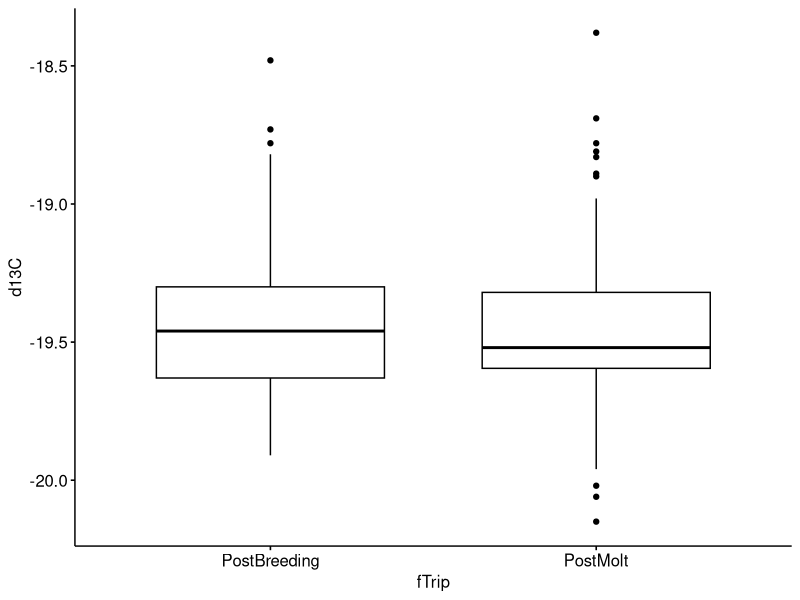
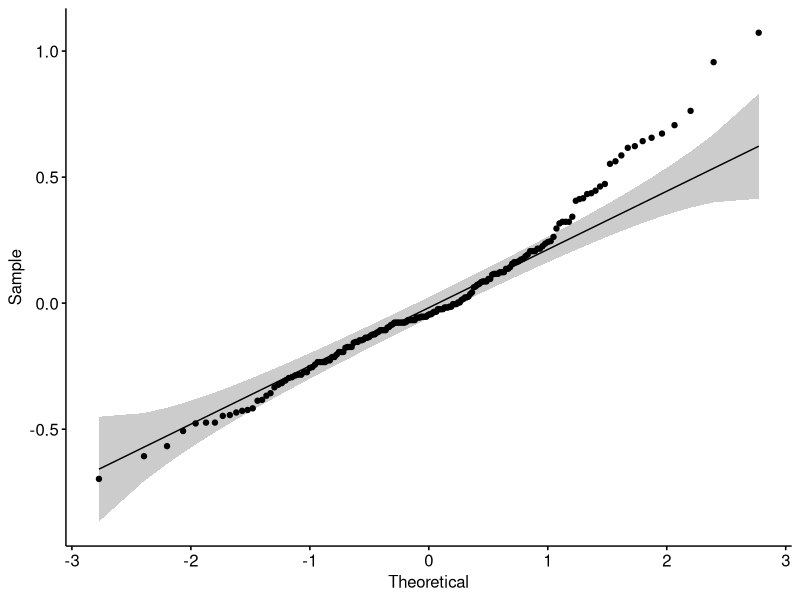
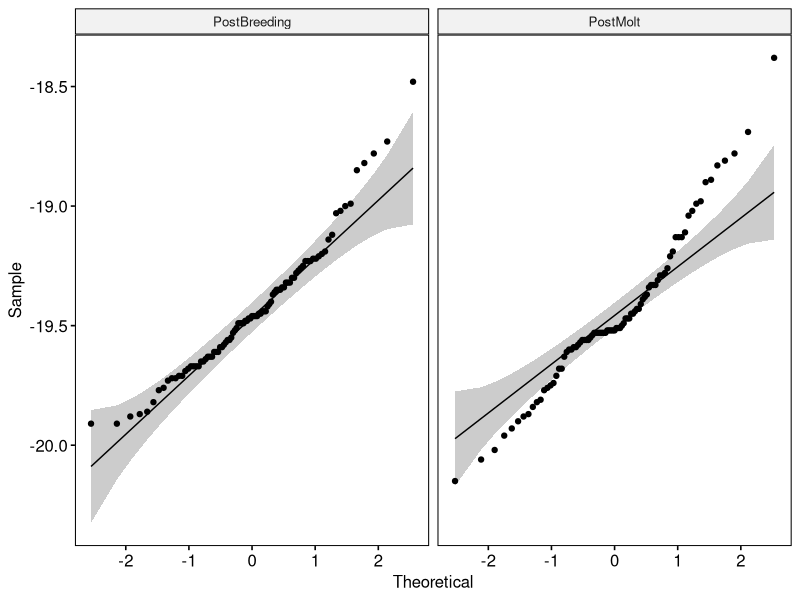
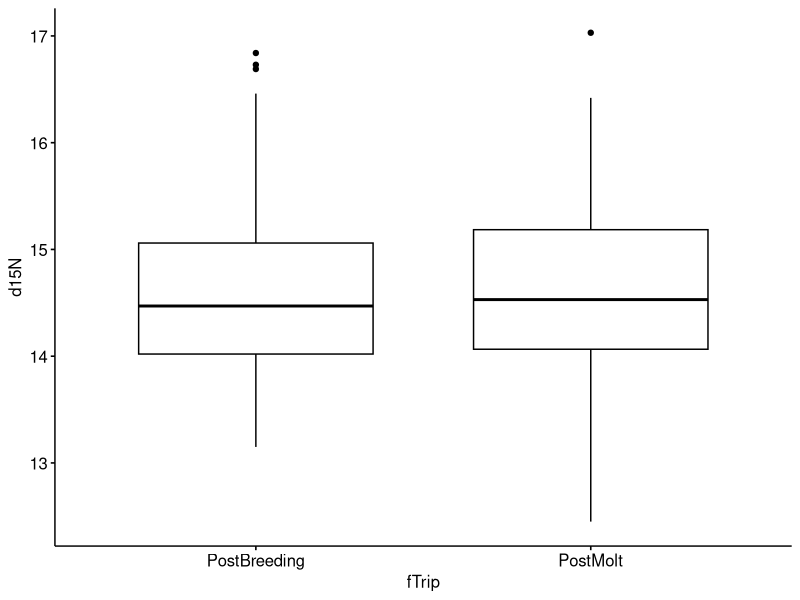
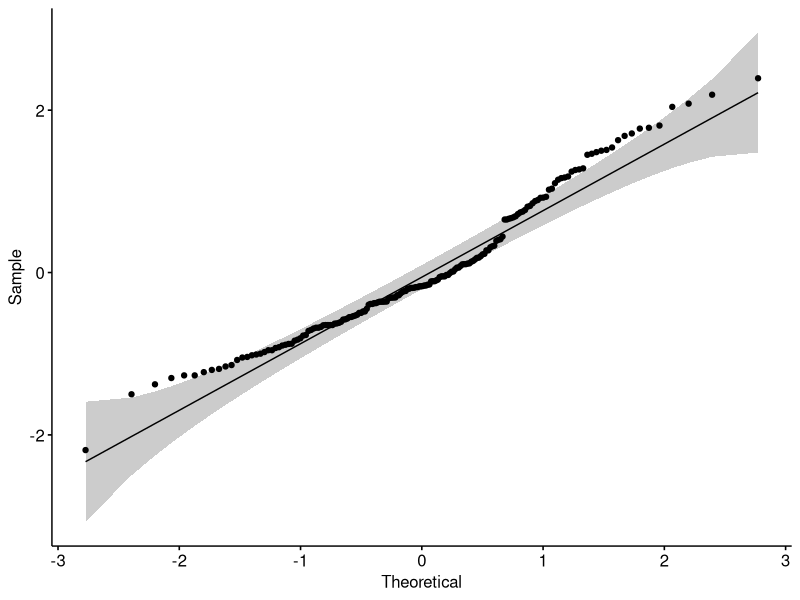
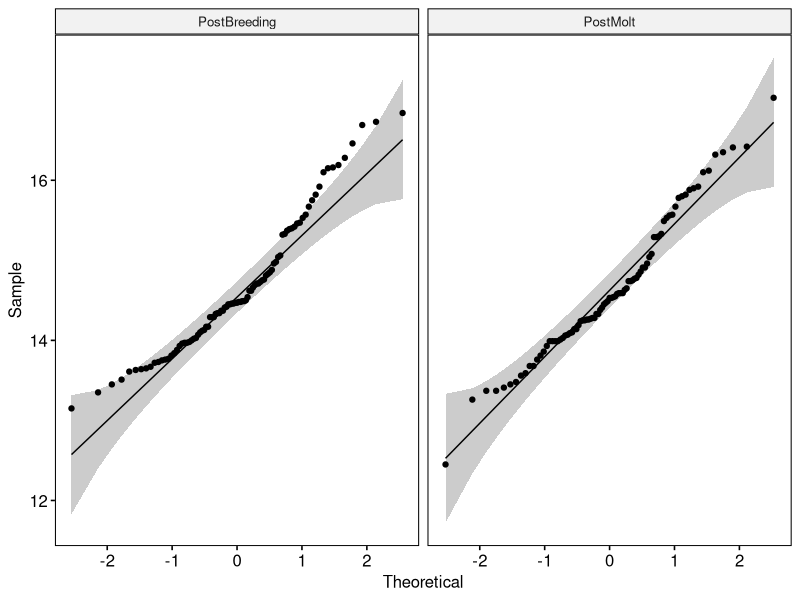
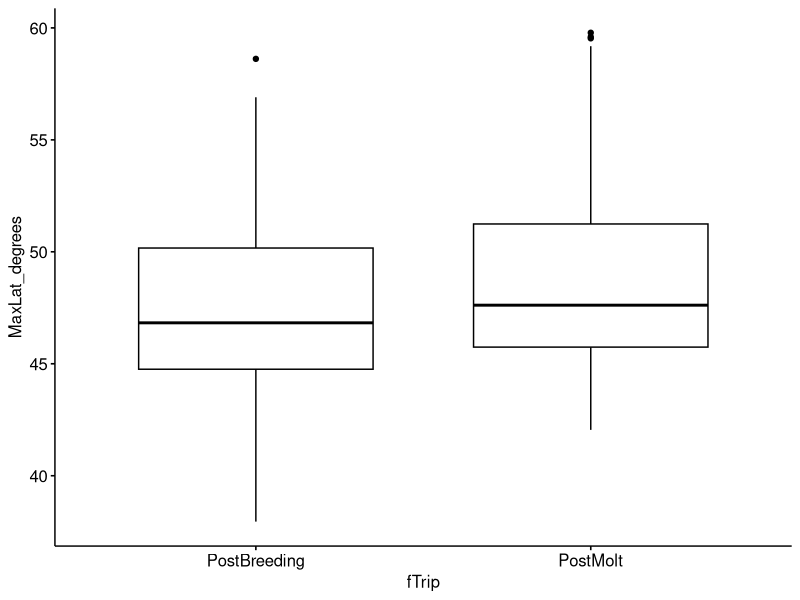
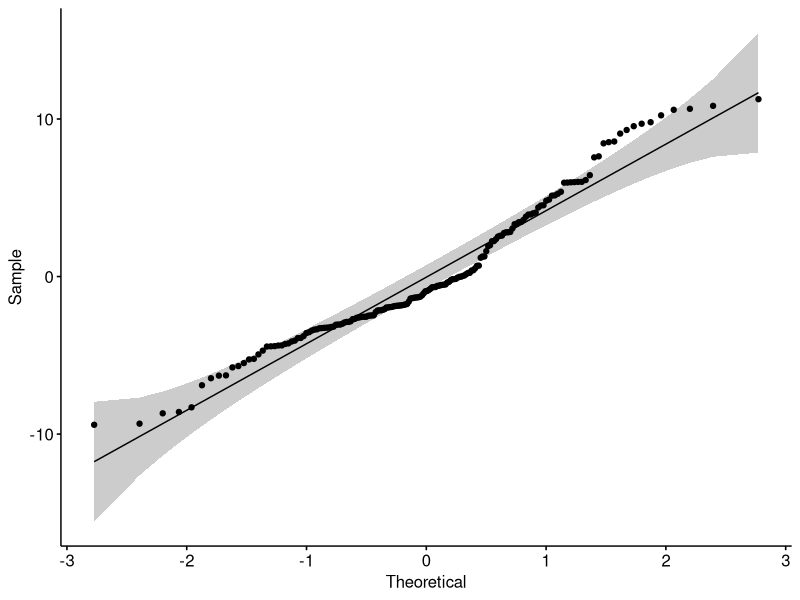

The R script that drew these images, in order:
## ---- chunk 1
knitr::opts_chunk$set(echo = TRUE)
## ---- chunk 2

library(tidyverse)
library(ggplot2)
library(psych)

## ---- chunk 3
NESEdata <- read.csv('../results/All_Clusters.csv')

Sum.All <- describe(NESEdata[,c("d13C","d15N","MaxLat_degrees","MinLon_degrees",
                                "MedianDistToContShelf_km",
                                "SdDistContShelf_km","MesoEcoProportionShelf","MesoEcoProportionCAC",
                      "MesoEcoProportionSubArcticPac","MesoEcoProportionNorthCPac","Mean_Depth_m",
                      "Mean_Depth_sd","Mean_Duration_sec","Mean_Duration_sd","Pct_TransitDives",
                      "Pct_ForagingDives","Pct_DriftDives","Pct_BenthicDives","PctTripDiving",
                      "DeepDayForageDivesMedian_m","DeepNightForageDivesMedian_m")],fast = TRUE)

Sum.Trips <- describeBy(NESEdata[,c("d13C","d15N","MaxLat_degrees","MinLon_degrees",
                                "MedianDistToContShelf_km",
                                "SdDistContShelf_km","MesoEcoProportionShelf","MesoEcoProportionCAC",
                      "MesoEcoProportionSubArcticPac","MesoEcoProportionNorthCPac","Mean_Depth_m",
                      "Mean_Depth_sd","Mean_Duration_sec","Mean_Duration_sd","Pct_TransitDives",
                      "Pct_ForagingDives","Pct_DriftDives","Pct_BenthicDives","PctTripDiving",
                      "DeepDayForageDivesMedian_m","DeepNightForageDivesMedian_m")],
                      group = NESEdata$Trip,
                      fast = TRUE)


## ---- chunk 4
NESEdata <- read.csv('../results/PB_Cluster1.csv')

Sum.PBC1 <- describe(NESEdata[,c("d13C","d15N","MaxLat_degrees","MinLon_degrees",
                                "MedianDistToContShelf_km",
                                "SdDistContShelf_km","MesoEcoProportionShelf","MesoEcoProportionCAC",
                      "MesoEcoProportionSubArcticPac","MesoEcoProportionNorthCPac","Mean_Depth_m",
                      "Mean_Depth_sd","Mean_Duration_sec","Mean_Duration_sd","Pct_TransitDives",
                      "Pct_ForagingDives","Pct_DriftDives","Pct_BenthicDives","PctTripDiving",
                      "DeepDayForageDivesMedian_m","DeepNightForageDivesMedian_m")],fast = TRUE)

NESEdata <- read.csv('../results/PB_Cluster2.csv')

Sum.PBC2 <- describe(NESEdata[,c("d13C","d15N","MaxLat_degrees","MinLon_degrees",
                                "MedianDistToContShelf_km",
                                "SdDistContShelf_km","MesoEcoProportionShelf","MesoEcoProportionCAC",
                      "MesoEcoProportionSubArcticPac","MesoEcoProportionNorthCPac","Mean_Depth_m",
                      "Mean_Depth_sd","Mean_Duration_sec","Mean_Duration_sd","Pct_TransitDives",
                      "Pct_ForagingDives","Pct_DriftDives","Pct_BenthicDives","PctTripDiving",
                      "DeepDayForageDivesMedian_m","DeepNightForageDivesMedian_m")],fast = TRUE)

NESEdata <- read.csv('../results/PB_Cluster3.csv')

Sum.PBC3 <- describe(NESEdata[,c("d13C","d15N","MaxLat_degrees","MinLon_degrees",
                                "MedianDistToContShelf_km",
                                "SdDistContShelf_km","MesoEcoProportionShelf","MesoEcoProportionCAC",
                      "MesoEcoProportionSubArcticPac","Mean_Depth_m",
                      "Mean_Depth_sd","Mean_Duration_sec","Mean_Duration_sd","Pct_TransitDives",
                      "Pct_ForagingDives","Pct_DriftDives","Pct_BenthicDives","PctTripDiving",
                      "DeepDayForageDivesMedian_m","DeepNightForageDivesMedian_m")],fast = TRUE)


## ---- chunk 5

NESEdata <- read.csv('../results/PM_Clusters.csv')


Sum.PM <- describeBy(NESEdata[,c("d13C","d15N","MaxLat_degrees","MinLon_degrees",
                                "MedianDistToContShelf_km",
                                "SdDistContShelf_km","MesoEcoProportionShelf","MesoEcoProportionCAC",
                      "MesoEcoProportionSubArcticPac","MesoEcoProportionNorthCPac","Mean_Depth_m",
                      "Mean_Depth_sd","Mean_Duration_sec","Mean_Duration_sd","Pct_TransitDives",
                      "Pct_ForagingDives","Pct_DriftDives","Pct_BenthicDives","PctTripDiving",
                      "DeepDayForageDivesMedian_m","DeepNightForageDivesMedian_m")],
                      group = NESEdata$cluster,
                      fast = TRUE)



## ---- chunk 6
library(tidyverse)
library(ggpubr)
library(rstatix)

# Between PB and PM
NESEdata <- read.csv('../results/All_Clusters.csv')
NESEdata$fTrip <- as.factor(NESEdata$Trip)
levels(NESEdata$fTrip)

# d13C
ggboxplot(NESEdata, x = "fTrip", y = "d13C")

NESEdata %>% 
  group_by(fTrip) %>%
  identify_outliers(d13C)


# Check for normality assumption

# Build the linear model
model  <- lm(d13C ~ fTrip, data = NESEdata)
# Create a QQ plot of residuals
ggqqplot(residuals(model))


# Compute Shapiro-Wilk test of normality
shapiro_test(residuals(model)) # Data are not normally distributed, but because N > 50 it's better to use the qqplot to make a decision

ggqqplot(NESEdata, "d13C", facet.by = "fTrip")

# Use a K-W test
d13C.kw <- NESEdata %>% kruskal_test(d13C ~ fTrip)
d13C.kw

# d15N
ggboxplot(NESEdata, x = "fTrip", y = "d15N")

NESEdata %>% 
  group_by(fTrip) %>%
  identify_outliers(d15N)


# Check for normality assumption

# Build the linear model
model  <- lm(d15N ~ fTrip, data = NESEdata)
# Create a QQ plot of residuals
ggqqplot(residuals(model))


# Compute Shapiro-Wilk test of normality
shapiro_test(residuals(model)) # Data are not normally distributed, but because N > 50 it's better to use the qqplot to make a decision

ggqqplot(NESEdata, "d15N", facet.by = "fTrip")

# Use a K-W test
d15N.kw <- NESEdata %>% kruskal_test(d15N ~ fTrip)
d15N.kw


## ---- chunk 7
# MaxLat_degrees
ggboxplot(NESEdata, x = "fTrip", y = "MaxLat_degrees")

NESEdata %>% 
  group_by(fTrip) %>%
  identify_outliers(MaxLat_degrees)


# Check for normality assumption

# Build the linear model
model  <- lm(MaxLat_degrees ~ fTrip, data = NESEdata)
# Create a QQ plot of residuals
ggqqplot(residuals(model))


# Compute Shapiro-Wilk test of normality
shapiro_test(residuals(model)) # Data are not normally distributed, but because N > 50 it's better to use the qqplot to make a decision

ggqqplot(NESEdata, "MaxLat_degrees", facet.by = "fTrip")

# Use a K-W test
MaxLat_degrees.kw <- NESEdata %>% kruskal_test(MaxLat_degrees ~ fTrip)
MaxLat_degrees.kw

# MinLon_degrees
ggboxplot(NESEdata, x = "fTrip", y = "MinLon_degrees")

NESEdata %>% 
  group_by(fTrip) %>%
  identify_outliers(MinLon_degrees)


# Check for normality assumption

# Build the linear model
model  <- lm(MinLon_degrees ~ fTrip, data = NESEdata)
# Create a QQ plot of residuals
ggqqplot(residuals(model))


# Compute Shapiro-Wilk test of normality
shapiro_test(residuals(model)) # Data are not normally distributed, but because N > 50 it's better to use the qqplot to make a decision

ggqqplot(NESEdata, "MinLon_degrees", facet.by = "fTrip")

# Use an ANOVA K-W test
MinLon_degrees.aov <- NESEdata %>% anova_test(MinLon_degrees ~ fTrip)
MinLon_degrees.aov

# MedianDistToContShelf_km
ggboxplot(NESEdata, x = "fTrip", y = "MedianDistToContShelf_km")

NESEdata %>% 
  group_by(fTrip) %>%
  identify_outliers(MedianDistToContShelf_km)


# Check for normality assumption

# Build the linear model
model  <- lm(MedianDistToContShelf_km ~ fTrip, data = NESEdata)
# Create a QQ plot of residuals
ggqqplot(residuals(model))


# Compute Shapiro-Wilk test of normality
shapiro_test(residuals(model)) # Data are not normally distributed, but because N > 50 it's better to use the qqplot to make a decision

ggqqplot(NESEdata, "MedianDistToContShelf_km", facet.by = "fTrip")

# Use an ANOVA K-W test
MedianDistToContShelf_km.kw <- NESEdata %>% kruskal_test(MedianDistToContShelf_km ~ fTrip)
MedianDistToContShelf_km.kw

# SdDistContShelf_km
ggboxplot(NESEdata, x = "fTrip", y = "SdDistContShelf_km")

NESEdata %>% 
  group_by(fTrip) %>%
  identify_outliers(SdDistContShelf_km)


# Check for normality assumption

# Build the linear model
model  <- lm(SdDistContShelf_km ~ fTrip, data = NESEdata)
# Create a QQ plot of residuals
ggqqplot(residuals(model))


# Compute Shapiro-Wilk test of normality
shapiro_test(residuals(model)) # Data are not normally distributed, but because N > 50 it's better to use the qqplot to make a decision

ggqqplot(NESEdata, "SdDistContShelf_km", facet.by = "fTrip")

# Use an ANOVA K-W test
SdDistContShelf_km.kw <- NESEdata %>% kruskal_test(SdDistContShelf_km ~ fTrip)
SdDistContShelf_km.kw

# MesoEcoProportionShelf
ggboxplot(NESEdata, x = "fTrip", y = "MesoEcoProportionShelf")

NESEdata %>% 
  group_by(fTrip) %>%
  identify_outliers(MesoEcoProportionShelf)


# Check for normality assumption

# Build the linear model
model  <- lm(MesoEcoProportionShelf ~ fTrip, data = NESEdata)
# Create a QQ plot of residuals
ggqqplot(residuals(model))


# Compute Shapiro-Wilk test of normality
shapiro_test(residuals(model)) # Data are not normally distributed, but because N > 50 it's better to use the qqplot to make a decision

ggqqplot(NESEdata, "MesoEcoProportionShelf", facet.by = "fTrip")

# Use an ANOVA K-W test
MesoEcoProportionShelf.kw <- NESEdata %>% kruskal_test(MesoEcoProportionShelf ~ fTrip)
MesoEcoProportionShelf.kw


#MesoEcoProportionCAC
ggboxplot(NESEdata, x = "fTrip", y = "MesoEcoProportionCAC")

NESEdata %>% 
  group_by(fTrip) %>%
  identify_outliers(MesoEcoProportionCAC)


# Check for normality assumption
# Build the linear model
model  <- lm(MesoEcoProportionCAC ~ fTrip, data = NESEdata)
# Create a QQ plot of residuals
ggqqplot(residuals(model))


# Compute Shapiro-Wilk test of normality
shapiro_test(residuals(model)) # Data are not normally distributed, but because N > 50 it's better to use the qqplot to make a decision

ggqqplot(NESEdata, "MesoEcoProportionCAC", facet.by = "fTrip")

# Use an ANOVA K-W test
MesoEcoProportionCAC.kw <- NESEdata %>% kruskal_test(MesoEcoProportionCAC ~ fTrip)
MesoEcoProportionCAC.kw

#MesoEcoProportionSubArcticPac
ggboxplot(NESEdata, x = "fTrip", y = "MesoEcoProportionSubArcticPac")

NESEdata %>% 
  group_by(fTrip) %>%
  identify_outliers(MesoEcoProportionSubArcticPac)


# Check for normality assumption
# Build the linear model
model  <- lm(MesoEcoProportionSubArcticPac ~ fTrip, data = NESEdata)
# Create a QQ plot of residuals
ggqqplot(residuals(model))


# Compute Shapiro-Wilk test of normality
shapiro_test(residuals(model)) # Data are not normally distributed, but because N > 50 it's better to use the qqplot to make a decision

ggqqplot(NESEdata, "MesoEcoProportionSubArcticPac", facet.by = "fTrip")

# Use an ANOVA K-W test
MesoEcoProportionSubArcticPac.kw <- NESEdata %>% kruskal_test(MesoEcoProportionSubArcticPac ~ fTrip)
MesoEcoProportionSubArcticPac.kw

# MesoEcoProportionNorthCPac
ggboxplot(NESEdata, x = "fTrip", y = "MesoEcoProportionNorthCPac")

NESEdata %>% 
  group_by(fTrip) %>%
  identify_outliers(MesoEcoProportionNorthCPac)


# Check for normality assumption
# Build the linear model
model  <- lm(MesoEcoProportionNorthCPac ~ fTrip, data = NESEdata)
# Create a QQ plot of residuals
ggqqplot(residuals(model))


# Compute Shapiro-Wilk test of normality
shapiro_test(residuals(model)) # Data are not normally distributed, but because N > 50 it's better to use the qqplot to make a decision

ggqqplot(NESEdata, "MesoEcoProportionNorthCPac", facet.by = "fTrip")

# Use an ANOVA K-W test
MesoEcoProportionNorthCPac.kw <- NESEdata %>% kruskal_test(MesoEcoProportionNorthCPac ~ fTrip)
MesoEcoProportionNorthCPac.kw
## ---- chunk 8

## Mean_Depth_m
ggboxplot(NESEdata, x = "fTrip", y = "Mean_Depth_m")

NESEdata %>% 
  group_by(fTrip) %>%
  identify_outliers(Mean_Depth_m)


# Check for normality assumption
# Build the linear model
model  <- lm(Mean_Depth_m ~ fTrip, data = NESEdata)
# Create a QQ plot of residuals
ggqqplot(residuals(model))


# Compute Shapiro-Wilk test of normality
shapiro_test(residuals(model)) # Data are not normally distributed, but because N > 50 it's better to use the qqplot to make a decision

ggqqplot(NESEdata, "Mean_Depth_m", facet.by = "fTrip")

# Use an ANOVA K-W test
Mean_Depth_m.kw <- NESEdata %>% kruskal_test(Mean_Depth_m ~ fTrip)
Mean_Depth_m.kw

## Mean_Depth_sd
ggboxplot(NESEdata, x = "fTrip", y = "Mean_Depth_sd")

NESEdata %>% 
  group_by(fTrip) %>%
  identify_outliers(Mean_Depth_sd)


# Check for normality assumption
# Build the linear model
model  <- lm(Mean_Depth_sd ~ fTrip, data = NESEdata)
# Create a QQ plot of residuals
ggqqplot(residuals(model))


# Compute Shapiro-Wilk test of normality
shapiro_test(residuals(model)) # Data are not normally distributed, but because N > 50 it's better to use the qqplot to make a decision

ggqqplot(NESEdata, "Mean_Depth_sd", facet.by = "fTrip")

# Use an ANOVA K-W test
Mean_Depth_sd.kw <- NESEdata %>% kruskal_test(Mean_Depth_sd ~ fTrip)
Mean_Depth_sd.kw

## Mean_Duration_sec
ggboxplot(NESEdata, x = "fTrip", y = "Mean_Duration_sec")

NESEdata %>% 
  group_by(fTrip) %>%
  identify_outliers(Mean_Duration_sec)


# Check for normality assumption
# Build the linear model
model  <- lm(Mean_Duration_sec ~ fTrip, data = NESEdata)
# Create a QQ plot of residuals
ggqqplot(residuals(model))


# Compute Shapiro-Wilk test of normality
shapiro_test(residuals(model)) # Data are not normally distributed, but because N > 50 it's better to use the qqplot to make a decision

ggqqplot(NESEdata, "Mean_Duration_sec", facet.by = "fTrip")

# Use an ANOVA K-W test
Mean_Duration_sec.kw <- NESEdata %>% kruskal_test(Mean_Duration_sec ~ fTrip)
Mean_Duration_sec.kw

## Mean_Duration_sd
ggboxplot(NESEdata, x = "fTrip", y = "Mean_Duration_sd")

NESEdata %>% 
  group_by(fTrip) %>%
  identify_outliers(Mean_Duration_sd)


# Check for normality assumption
# Build the linear model
model  <- lm(Mean_Duration_sd ~ fTrip, data = NESEdata)
# Create a QQ plot of residuals
ggqqplot(residuals(model))


# Compute Shapiro-Wilk test of normality
shapiro_test(residuals(model)) # Data are not normally distributed, but because N > 50 it's better to use the qqplot to make a decision

ggqqplot(NESEdata, "Mean_Duration_sd", facet.by = "fTrip")

# Use an ANOVA K-W test
Mean_Duration_sd.kw <- NESEdata %>% kruskal_test(Mean_Duration_sd ~ fTrip)
Mean_Duration_sd.kw

## DeepDayForageDivesMedian_m
ggboxplot(NESEdata, x = "fTrip", y = "DeepDayForageDivesMedian_m")

NESEdata %>% 
  group_by(fTrip) %>%
  identify_outliers(DeepDayForageDivesMedian_m)


# Check for normality assumption
# Build the linear model
model  <- lm(DeepDayForageDivesMedian_m ~ fTrip, data = NESEdata)
# Create a QQ plot of residuals
ggqqplot(residuals(model))


# Compute Shapiro-Wilk test of normality
shapiro_test(residuals(model)) # Data are not normally distributed, but because N > 50 it's better to use the qqplot to make a decision

ggqqplot(NESEdata, "DeepDayForageDivesMedian_m", facet.by = "fTrip")

# Use an ANOVA K-W test
DeepDayForageDivesMedian_m.kw <- NESEdata %>% kruskal_test(DeepDayForageDivesMedian_m ~ fTrip)
DeepDayForageDivesMedian_m.kw

## DeepNightForageDivesMedian_m
ggboxplot(NESEdata, x = "fTrip", y = "DeepNightForageDivesMedian_m")

NESEdata %>% 
  group_by(fTrip) %>%
  identify_outliers(DeepNightForageDivesMedian_m)


# Check for normality assumption
# Build the linear model
model  <- lm(DeepNightForageDivesMedian_m ~ fTrip, data = NESEdata)
# Create a QQ plot of residuals
ggqqplot(residuals(model))


# Compute Shapiro-Wilk test of normality
shapiro_test(residuals(model)) # Data are not normally distributed, but because N > 50 it's better to use the qqplot to make a decision

ggqqplot(NESEdata, "DeepNightForageDivesMedian_m", facet.by = "fTrip")

# Use an ANOVA K-W test
DeepNightForageDivesMedian_m.kw <- NESEdata %>% kruskal_test(DeepNightForageDivesMedian_m ~ fTrip)
DeepNightForageDivesMedian_m.kw

## Pct_TransitDives
ggboxplot(NESEdata, x = "fTrip", y = "Pct_TransitDives")

NESEdata %>% 
  group_by(fTrip) %>%
  identify_outliers(Pct_TransitDives)


# Check for normality assumption
# Build the linear model
model  <- lm(Pct_TransitDives ~ fTrip, data = NESEdata)
# Create a QQ plot of residuals
ggqqplot(residuals(model))


# Compute Shapiro-Wilk test of normality
shapiro_test(residuals(model)) # Data are not normally distributed, but because N > 50 it's better to use the qqplot to make a decision

ggqqplot(NESEdata, "Pct_TransitDives", facet.by = "fTrip")

# Use an ANOVA K-W test
Pct_TransitDives.aov <- NESEdata %>% anova_test(Pct_TransitDives ~ fTrip)
Pct_TransitDives.aov

## Pct_ForagingDives
ggboxplot(NESEdata, x = "fTrip", y = "Pct_ForagingDives")

NESEdata %>% 
  group_by(fTrip) %>%
  identify_outliers(Pct_ForagingDives)


# Check for normality assumption
# Build the linear model
model  <- lm(Pct_ForagingDives ~ fTrip, data = NESEdata)
# Create a QQ plot of residuals
ggqqplot(residuals(model))


# Compute Shapiro-Wilk test of normality
shapiro_test(residuals(model)) # Data are not normally distributed, but because N > 50 it's better to use the qqplot to make a decision

ggqqplot(NESEdata, "Pct_ForagingDives", facet.by = "fTrip")

# Use an ANOVA K-W test
Pct_TransitDives.kw <- NESEdata %>% kruskal_test(Pct_ForagingDives ~ fTrip)
Pct_TransitDives.kw

## Pct_DriftDives
ggboxplot(NESEdata, x = "fTrip", y = "Pct_DriftDives")

NESEdata %>% 
  group_by(fTrip) %>%
  identify_outliers(Pct_DriftDives)


# Check for normality assumption
# Build the linear model
model  <- lm(Pct_DriftDives ~ fTrip, data = NESEdata)
# Create a QQ plot of residuals
ggqqplot(residuals(model))


# Compute Shapiro-Wilk test of normality
shapiro_test(residuals(model)) # Data are not normally distributed, but because N > 50 it's better to use the qqplot to make a decision

ggqqplot(NESEdata, "Pct_DriftDives", facet.by = "fTrip")

# Use an ANOVA K-W test
Pct_DriftDives.kw <- NESEdata %>% kruskal_test(Pct_DriftDives ~ fTrip)
Pct_DriftDives.kw

## Pct_BenthicDives
ggboxplot(NESEdata, x = "fTrip", y = "Pct_BenthicDives")

NESEdata %>% 
  group_by(fTrip) %>%
  identify_outliers(Pct_BenthicDives)


# Check for normality assumption
# Build the linear model
model  <- lm(Pct_BenthicDives ~ fTrip, data = NESEdata)
# Create a QQ plot of residuals
ggqqplot(residuals(model))


# Compute Shapiro-Wilk test of normality
shapiro_test(residuals(model)) # Data are not normally distributed, but because N > 50 it's better to use the qqplot to make a decision

ggqqplot(NESEdata, "Pct_BenthicDives", facet.by = "fTrip")

# Use an ANOVA K-W test
Pct_BenthicDives.kw <- NESEdata %>% kruskal_test(Pct_BenthicDives ~ fTrip)
Pct_BenthicDives.kw

## PctTripDiving
ggboxplot(NESEdata, x = "fTrip", y = "PctTripDiving")

NESEdata %>% 
  group_by(fTrip) %>%
  identify_outliers(PctTripDiving)


# Check for normality assumption
# Build the linear model
model  <- lm(PctTripDiving ~ fTrip, data = NESEdata)
# Create a QQ plot of residuals
ggqqplot(residuals(model))


# Compute Shapiro-Wilk test of normality
shapiro_test(residuals(model)) # Data are not normally distributed, but because N > 50 it's better to use the qqplot to make a decision

ggqqplot(NESEdata, "PctTripDiving", facet.by = "fTrip")

# Use an ANOVA K-W test
PctTripDiving.kw <- NESEdata %>% kruskal_test(PctTripDiving ~ fTrip)
PctTripDiving.kw

## ---- chunk 9
# Wihtin PB Clusters
NESEdata <- read.csv('../results/PB_Clusters.csv')
NESEdata$fCluster <- as.factor(NESEdata$cluster)
levels(NESEdata$fCluster)

# d13C
ggboxplot(NESEdata, x = "fCluster", y = "d13C")

NESEdata %>% 
  group_by(fCluster) %>%
  identify_outliers(d13C)


# Check for normality assumption

# Build the linear model
model  <- lm(d13C ~ fCluster, data = NESEdata)
# Create a QQ plot of residuals
ggqqplot(residuals(model))


# Compute Shapiro-Wilk test of normality
shapiro_test(residuals(model)) # Data are  normally distributed, but because N > 50 it's better to use the qqplot to make a decision

ggqqplot(NESEdata, "d13C", facet.by = "fCluster")

# Use an ANOVA test
d13C.aov <- NESEdata %>% anova_test(d13C ~ fCluster)
d13C.aov

# Post-hoc
d13C.pwc <- NESEdata %>% tukey_hsd(d13C ~ fCluster)
d13C.pwc


## d15N
ggboxplot(NESEdata, x = "fCluster", y = "d15N")

NESEdata %>% 
  group_by(fCluster) %>%
  identify_outliers(d15N)


# Check for normality assumption

# Build the linear model
model  <- lm(d15N ~ fCluster, data = NESEdata)
# Create a QQ plot of residuals
ggqqplot(residuals(model))


# Compute Shapiro-Wilk test of normality
shapiro_test(residuals(model)) # Data are not normally distributed, but because N > 50 it's better to use the qqplot to make a decision

ggqqplot(NESEdata, "d15N", facet.by = "fCluster")

# Use a K-W test
d15N.kw <- NESEdata %>% kruskal_test(d15N ~ fCluster)
d15N.kw

# Posthoc Dunn's test
d15N.pwc <- NESEdata %>% dunn_test(d15N ~ fCluster, p.adjust.method = 'bonferroni')
d15N.pwc
